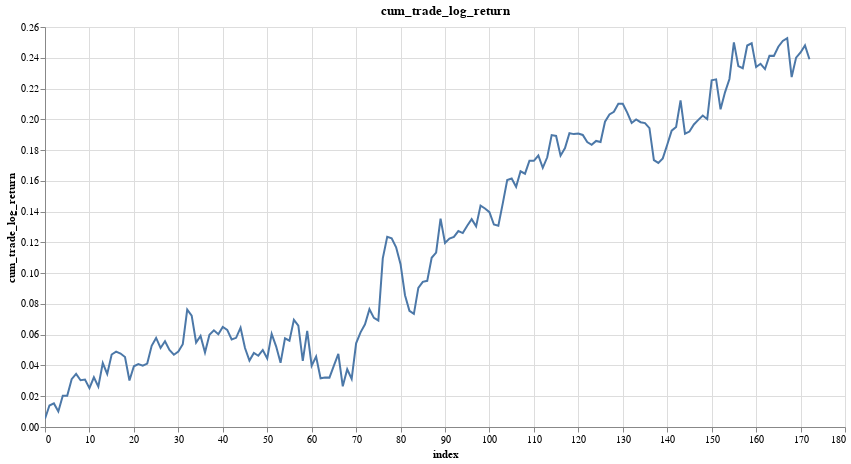

The notebook cell saved with this chart:
### Markdown cell above
### Display Equity Curve (Log Space)

### Code cell
research.plot_column(trades, 'cum_trade_log_return')

### Figure 1 — Vega-Lite specification as saved in the notebook (floating-point values rounded to 4 significant figures; data arrays with more than 128 entries replaced by an {"elided": "..."} marker saying what was removed)
{"config": {"view": {"continuousWidth": 300, "continuousHeight": 300}}, "data": {"name": "data-129d4047483c96525f45b496ae0ca985"}, "mark": {"type": "line", "tooltip": true}, "encoding": {"x": {"field": "index", "type": "quantitative"}, "y": {"field": "cum_trade_log_return", "type": "quantitative"}}, "height": 400, "params": [{"name": "param_1", "select": {"type": "interval", "encodings": ["x", "y"]}, "bind": "scales"}], "title": "cum_trade_log_return", "width": 800, "$schema": "https://vega.github.io/schema/vega-lite/v5.20.1.json", "datasets": {"data-129d4047483c96525f45b496ae0ca985": {"elided": "173 records"}}}
